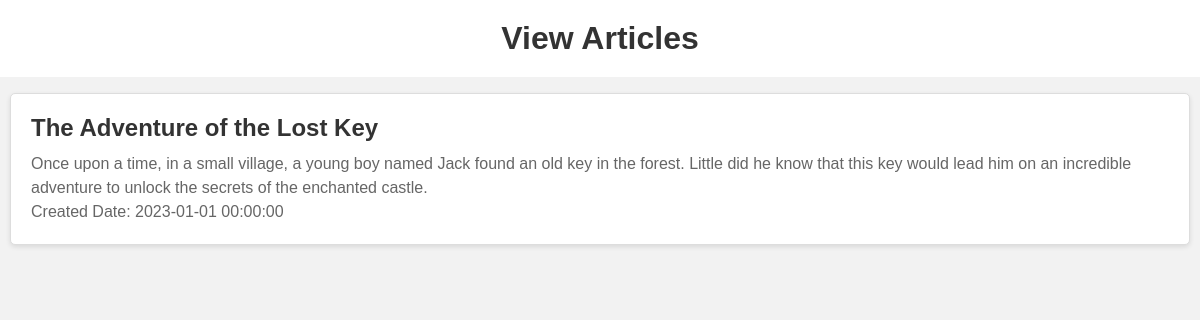
/view_articles.php, run on the app's committed database.
### tables this page shows
CREATE TABLE articles (
    authorId INT,
    article_title VARCHAR(255) NOT NULL,
    article_full_text TEXT NOT NULL,
    article_created_date DATETIME NOT NULL,
    article_last_update DATETIME,
    article_display BOOLEAN DEFAULT TRUE,
    article_order INT,
    PRIMARY KEY (article_title),
    FOREIGN KEY (authorId) REFERENCES users(userId)
);

### view_articles.php (the view, shortened to what this page needs)
<?php
$db = new Database();
$conn = $db->getConnection();
$sql = "SELECT * FROM articles ORDER BY article_created_date DESC LIMIT 6";
$result = $conn->query($sql);
$articles = [];
if ($result->num_rows > 0) {
    while ($row = $result->fetch_assoc()) {
        $articles[] = $row;
    }
}
?>
<!DOCTYPE html>
<html lang="en">
<head>
       <link rel="stylesheet" href="styles.css">
</head>
<body>
<h1>View Articles</h1>
<ul>
    <?php foreach ($articles as $article): ?>
    <li>
        <h3><?php echo htmlspecialchars($article['article_title']); ?></h3>
        <p><?php echo htmlspecialchars($article['article_full_text']); ?></p>
        <p>Created Date: <?php echo htmlspecialchars($article['article_created_date']); ?></p>
    </li>
    <?php endforeach; ?>
</ul>
</body>
</html>

### styles.css (style rules this page uses)
body { font-family: Arial, Helvetica, sans-serif; background-color: #f2f2f2; margin: 0; padding: 0; }
h1 { text-align: center; color: #333; padding: 20px; background-color: #fff; margin: 0; }
ul { list-style: none; padding: 0; }
li { background-color: #fff; border: 1px solid #ddd; margin: 10px; padding: 20px; border-radius: 5px; box-shadow: 0px 2px 5px rgba(0, 0, 0, 0.1); }
h3 { font-size: 24px; color: #333; margin: 0; padding: 0; margin-bottom: 10px; }
p { font-size: 16px; color: #666; margin: 0; padding: 0; line-height: 1.5; }

### data on the page
articles: article_title "The Adventure of the Lost Key", article_full_text "Once upon a time, in a small village, a young boy named Jack found an old key in the forest. Little did he know that this key would lead him on an incredible adventure to unlock the secrets of the enchanted castle.", article_created_date "2023-01-01 00:00:00"
